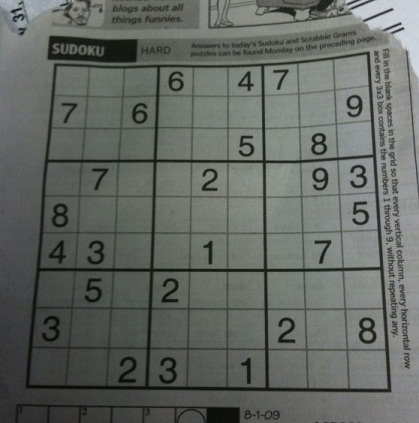
#> input picture images/sudoku.jpg, 419 x 423 px, found by its file name
$ python Thresholding.py
#> lines starting #> are read from the running program, lines starting #| are printed output that depends on the picture; after the words box and inside, x2 and y2 are one past the last pixel; in counts of white or black regions, pixels touching at a corner belong together
import cv2
import numpy as np

img = cv2.imread(r'images\sudoku.jpg',0)
#> img: shape (423, 419); min 5, max 218, mean 101.9

img = cv2.medianBlur(img,5)
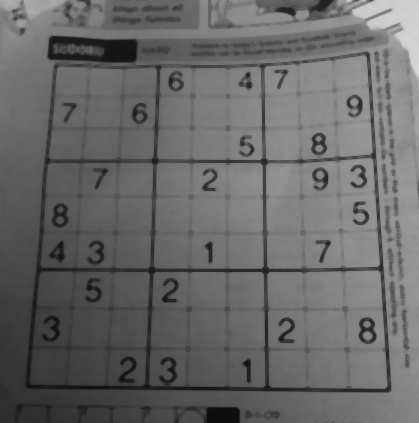
#> img: shape (423, 419); min 12, max 214, mean 103.7

ret,thresh1 = cv2.threshold(img,127,255,cv2.THRESH_BINARY)
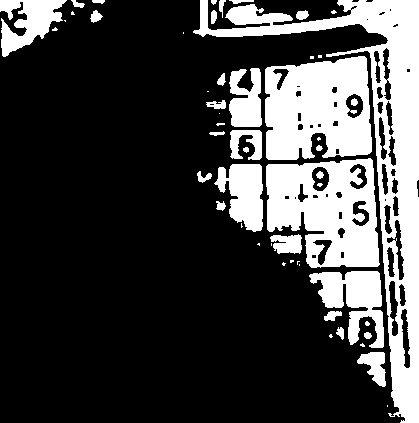
#> thresh1: shape (423, 419); 26% white; 53 white regions (23 under 20 px), largest, box (x1, y1, x2, y2) and area: (193, 0, 419, 423) 16674, (265, 56, 372, 160) 8942, (266, 158, 380, 268) 8657

thresh2 = cv2.adaptiveThreshold(img,255,cv2.ADAPTIVE_THRESH_MEAN_C, cv2.THRESH_BINARY,11,5)
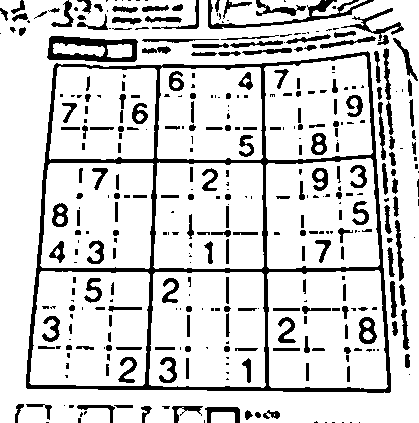
#> thresh2: shape (423, 419); 82.8% white; 375 black regions (160 under 20 px), largest, box (x1, y1, x2, y2) and area: (26, 51, 391, 393) 9774, (47, 36, 138, 62) 1226, (208, 0, 374, 29) 924
thresh3 = cv2.adaptiveThreshold(img,255,cv2.ADAPTIVE_THRESH_GAUSSIAN_C, cv2.THRESH_BINARY,11,2)
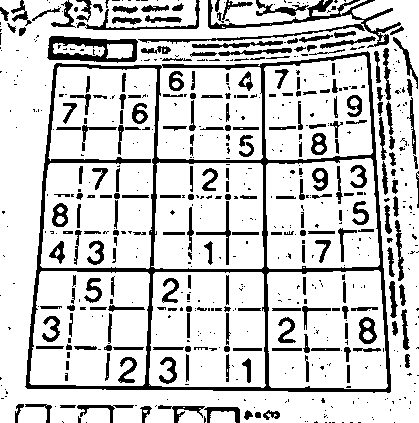
#> thresh3: shape (423, 419); 80.5% white; 648 black regions (412 under 20 px), largest, box (x1, y1, x2, y2) and area: (25, 51, 391, 393) 9369, (138, 0, 401, 48) 1856, (47, 36, 138, 63) 1212

blur = cv2.GaussianBlur(img,(5,5),0)
ret3,thresh_otsu = cv2.threshold(blur,0,255,cv2.THRESH_BINARY+cv2.THRESH_OTSU)
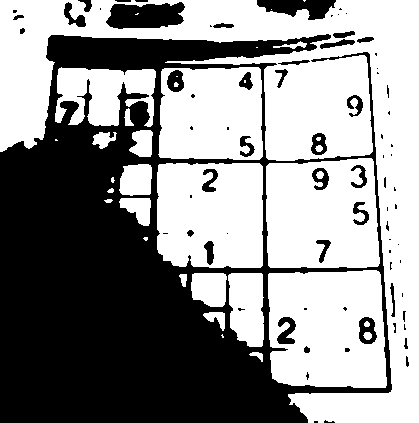
#> thresh_otsu: shape (423, 419); 56% white; 76 black regions (41 under 20 px), largest, box (x1, y1, x2, y2) and area: (0, 34, 392, 423) 71180, (106, 2, 185, 29) 1652, (257, 0, 336, 20) 987
#> ret3 = 100

cv2.imshow('img',thresh_otsu)
cv2.waitKey(0)
cv2.destroyAllWindows()

$ run again, with images/bfly_c.jpg copied over images/sudoku.jpg
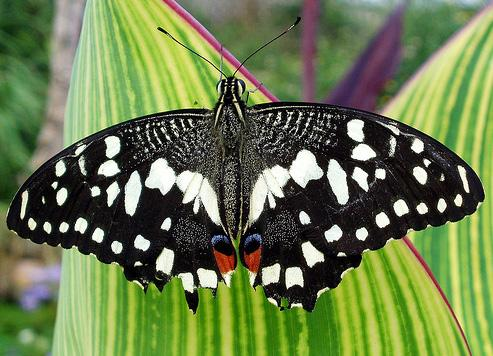
#> input picture images/bfly_c.jpg, 493 x 356 px, found by its file name
#> `ret,thresh1 = cv2.threshold(img,127,255,cv2.THRESH_BINARY)`:
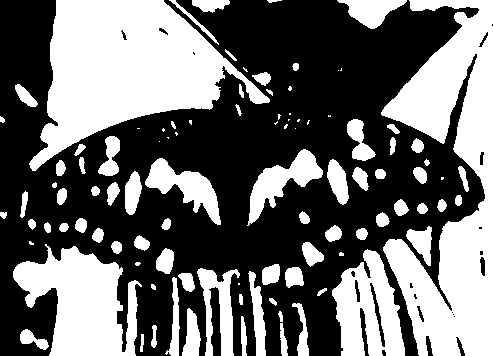
#> thresh1: shape (356, 493); 42.3% white; 101 white regions (24 under 20 px), largest, box (x1, y1, x2, y2) and area: (381, 0, 493, 356) 21106, (29, 0, 270, 171) 20158, (13, 244, 142, 356) 8565
#> thresh2: shape (356, 493); 64.5% white; 359 black regions (216 under 20 px), largest, box (x1, y1, x2, y2) and area: (214, 75, 485, 356) 18098, (7, 100, 243, 356) 14813, (377, 0, 491, 110) 1250
#> thresh3: shape (356, 493); 60.9% white; 798 black regions (665 under 20 px), largest, box (x1, y1, x2, y2) and area: (211, 74, 485, 356) 18442, (7, 100, 243, 356) 16033, (374, 0, 492, 112) 1399
#> `ret3,thresh_otsu = cv2.threshold(blur,0,255,cv2.THRESH_BINARY+cv2.THRE..`:
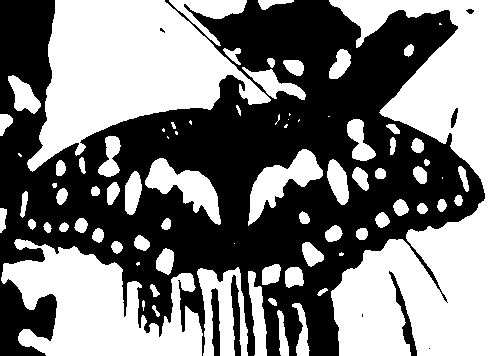
#> thresh_otsu: shape (356, 493); 49.2% white; 82 white regions (16 under 20 px), largest, box (x1, y1, x2, y2) and area: (329, 0, 493, 356) 31400, (27, 0, 271, 172) 20949, (1, 239, 203, 356) 13326
#> ret3 = 112
